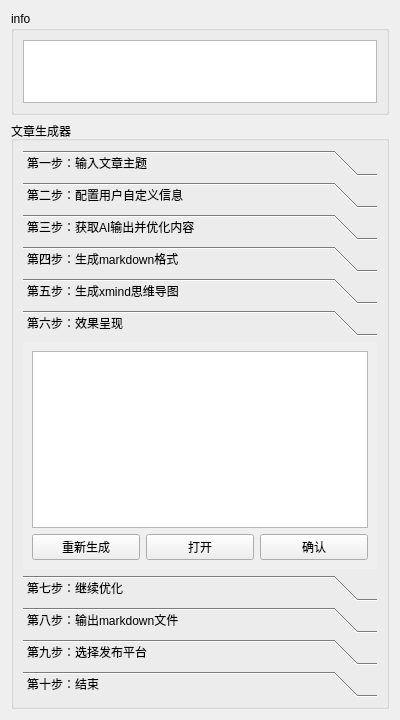
<?xml version="1.0" encoding="UTF-8"?>
<ui version="4.0">
 <class>CCAI_Writer</class>
 <widget class="QWidget" name="CCAI_Writer">
  <property name="geometry">
   <rect>
    <x>0</x>
    <y>0</y>
    <width>400</width>
    <height>720</height>
   </rect>
  </property>
  <property name="minimumSize">
   <size>
    <width>360</width>
    <height>720</height>
   </size>
  </property>
  <property name="windowTitle">
   <string>Form</string>
  </property>
  <layout class="QVBoxLayout" name="verticalLayout">
   <item>
    <widget class="QGroupBox" name="groupBox_info">
     <property name="minimumSize">
      <size>
       <width>0</width>
       <height>80</height>
      </size>
     </property>
     <property name="maximumSize">
      <size>
       <width>16777215</width>
       <height>120</height>
      </size>
     </property>
     <property name="title">
      <string>info</string>
     </property>
     <layout class="QVBoxLayout" name="verticalLayout_3">
      <item>
       <widget class="QTextBrowser" name="textBrowser_info"/>
      </item>
     </layout>
    </widget>
   </item>
   <item>
    <widget class="QGroupBox" name="groupBox_ccai_writer">
     <property name="title">
      <string>文章生成器</string>
     </property>
     <layout class="QVBoxLayout" name="verticalLayout_2">
      <item>
       <widget class="QToolBox" name="toolBox_ccai_writer">
        <property name="currentIndex">
         <number>5</number>
        </property>
        <widget class="QWidget" name="page_ccai_writer_1">
         <property name="geometry">
          <rect>
           <x>0</x>
           <y>0</y>
           <width>354</width>
           <height>272</height>
          </rect>
         </property>
         <attribute name="label">
          <string>第一步：输入文章主题</string>
         </attribute>
         <layout class="QGridLayout" name="gridLayout">
          <item row="5" column="0" colspan="2">
           <widget class="QTextEdit" name="textEdit_ccai_writer_1_content"/>
          </item>
          <item row="4" column="0">
           <widget class="QLabel" name="label_ccai_writer_1_content">
            <property name="text">
             <string>内容:</string>
            </property>
           </widget>
          </item>
          <item row="2" column="0">
           <widget class="QLabel" name="label_ccai_writer_1_title">
            <property name="text">
             <string>标题:</string>
            </property>
           </widget>
          </item>
          <item row="6" column="0">
           <widget class="QPushButton" name="pushButton_ccai_writer_1_random">
            <property name="text">
             <string>随机主题</string>
            </property>
           </widget>
          </item>
          <item row="6" column="1">
           <widget class="QPushButton" name="pushButton_ccai_writer_1_confirm">
            <property name="text">
             <string>确认</string>
            </property>
           </widget>
          </item>
          <item row="3" column="0" colspan="2">
           <widget class="QTextEdit" name="textEdit_ccai_writer_1_title">
            <property name="maximumSize">
             <size>
              <width>16777215</width>
              <height>30</height>
             </size>
            </property>
           </widget>
          </item>
         </layout>
        </widget>
        <widget class="QWidget" name="page_ccai_writer_2">
         <property name="geometry">
          <rect>
           <x>0</x>
           <y>0</y>
           <width>354</width>
           <height>249</height>
          </rect>
         </property>
         <attribute name="label">
          <string>第二步：配置用户自定义信息</string>
         </attribute>
         <layout class="QGridLayout" name="gridLayout_2">
          <item row="0" column="0">
           <widget class="QLabel" name="label_ccai_writer_2">
            <property name="text">
             <string>文章中需要存在的自定义内容</string>
            </property>
           </widget>
          </item>
          <item row="1" column="0" colspan="2">
           <widget class="QTextEdit" name="textEdit_ccai_writer_2"/>
          </item>
          <item row="2" column="0">
           <widget class="QPushButton" name="pushButton_ccai_writer_2_default">
            <property name="text">
             <string>默认</string>
            </property>
           </widget>
          </item>
          <item row="2" column="1">
           <widget class="QPushButton" name="pushButton_ccai_writer_2_confirm">
            <property name="text">
             <string>确认</string>
            </property>
           </widget>
          </item>
         </layout>
        </widget>
        <widget class="QWidget" name="page_ccai_writer_3">
         <property name="geometry">
          <rect>
           <x>0</x>
           <y>0</y>
           <width>354</width>
           <height>249</height>
          </rect>
         </property>
         <attribute name="label">
          <string>第三步：获取AI输出并优化内容</string>
         </attribute>
         <layout class="QGridLayout" name="gridLayout_3">
          <item row="0" column="0" colspan="2">
           <widget class="QLabel" name="label_ccai_writer_3">
            <property name="text">
             <string>优化建议</string>
            </property>
           </widget>
          </item>
          <item row="2" column="0">
           <widget class="QPushButton" name="pushButton_ccai_writer_3_regenerate">
            <property name="text">
             <string>重新生成</string>
            </property>
           </widget>
          </item>
          <item row="2" column="1">
           <widget class="QPushButton" name="pushButton_ccai_writer_3_open">
            <property name="text">
             <string>打开预览文件</string>
            </property>
           </widget>
          </item>
          <item row="2" column="2">
           <widget class="QPushButton" name="pushButton_ccai_writer_3_optimize">
            <property name="text">
             <string>输入优化</string>
            </property>
           </widget>
          </item>
          <item row="2" column="3">
           <widget class="QPushButton" name="pushButton_ccai_writer_3_confirm">
            <property name="text">
             <string>确认</string>
            </property>
           </widget>
          </item>
          <item row="1" column="0" colspan="4">
           <widget class="QTextEdit" name="textEdit_ccai_writer_3_optimize"/>
          </item>
         </layout>
        </widget>
        <widget class="QWidget" name="page_ccai_writer_4">
         <property name="geometry">
          <rect>
           <x>0</x>
           <y>0</y>
           <width>337</width>
           <height>238</height>
          </rect>
         </property>
         <attribute name="label">
          <string>第四步：生成markdown格式</string>
         </attribute>
         <layout class="QGridLayout" name="gridLayout_4">
          <item row="0" column="0" colspan="2">
           <widget class="QTabWidget" name="tabWidget_ccai_writer_4">
            <property name="currentIndex">
             <number>0</number>
            </property>
            <widget class="QWidget" name="tab_ccai_writer_4_base">
             <attribute name="title">
              <string>基础配置</string>
             </attribute>
             <layout class="QGridLayout" name="gridLayout_5">
              <item row="0" column="0">
               <widget class="QLabel" name="label_ccai_writer_4_base_path">
                <property name="text">
                 <string>生成路径</string>
                </property>
               </widget>
              </item>
              <item row="4" column="1" colspan="2">
               <widget class="QComboBox" name="comboBox_writer_4_base_articleheader"/>
              </item>
              <item row="3" column="1" colspan="2">
               <widget class="QComboBox" name="comboBox_ccai_writer_4_base_catalogue"/>
              </item>
              <item row="2" column="1" colspan="2">
               <widget class="QComboBox" name="comboBox_ccai_writer_4_base_cover"/>
              </item>
              <item row="0" column="2">
               <widget class="QPushButton" name="pushButton_ccai_writer_4_base_path">
                <property name="text">
                 <string>选择路径</string>
                </property>
               </widget>
              </item>
              <item row="5" column="1" colspan="2">
               <widget class="QComboBox" name="comboBox_writer_4_base_articlefooter"/>
              </item>
              <item row="0" column="1">
               <widget class="QLineEdit" name="lineEdit_ccai_writer_4_base_path"/>
              </item>
              <item row="5" column="0">
               <widget class="QLabel" name="label_ccai_writer_4_base_articlefooter">
                <property name="text">
                 <string>配置文章尾部</string>
                </property>
               </widget>
              </item>
              <item row="4" column="0">
               <widget class="QLabel" name="label_ccai_writer_4_base_articleheader">
                <property name="text">
                 <string>配置文章头部</string>
                </property>
               </widget>
              </item>
              <item row="3" column="0">
               <widget class="QLabel" name="label_ccai_writer_4_base_catalogue">
                <property name="text">
                 <string>目录配置</string>
                </property>
               </widget>
              </item>
              <item row="2" column="0">
               <widget class="QLabel" name="label_ccai_writer_4_base_cover">
                <property name="text">
                 <string>文章封面</string>
                </property>
               </widget>
              </item>
             </layout>
            </widget>
            <widget class="QWidget" name="tab_ccai_writer_4_expand">
             <attribute name="title">
              <string>更多配置</string>
             </attribute>
            </widget>
           </widget>
          </item>
          <item row="1" column="0">
           <widget class="QPushButton" name="pushButton_ccai_writer_4_default">
            <property name="text">
             <string>默认配置</string>
            </property>
           </widget>
          </item>
          <item row="1" column="1">
           <widget class="QPushButton" name="pushButton_ccai_writer_4_confirm">
            <property name="text">
             <string>确认</string>
            </property>
           </widget>
          </item>
         </layout>
        </widget>
        <widget class="QWidget" name="page_ccai_writer_5">
         <property name="geometry">
          <rect>
           <x>0</x>
           <y>0</y>
           <width>354</width>
           <height>253</height>
          </rect>
         </property>
         <attribute name="label">
          <string>第五步：生成xmind思维导图</string>
         </attribute>
         <layout class="QGridLayout" name="gridLayout_6">
          <item row="0" column="0">
           <widget class="QLabel" name="label_ccai_writer_5_path">
            <property name="text">
             <string>生成路径</string>
            </property>
           </widget>
          </item>
          <item row="1" column="0" colspan="4">
           <widget class="QTextBrowser" name="textBrowser_ccai_writer_5">
            <property name="html">
             <string>&lt;!DOCTYPE HTML PUBLIC &quot;-//W3C//DTD HTML 4.0//EN&quot; &quot;http://www.w3.org/TR/REC-html40/strict.dtd&quot;&gt;
&lt;html&gt;&lt;head&gt;&lt;meta name=&quot;qrichtext&quot; content=&quot;1&quot; /&gt;&lt;meta charset=&quot;utf-8&quot; /&gt;&lt;style type=&quot;text/css&quot;&gt;
p, li { white-space: pre-wrap; }
hr { height: 1px; border-width: 0; }
li.unchecked::marker { content: &quot;\2610&quot;; }
li.checked::marker { content: &quot;\2612&quot;; }
&lt;/style&gt;&lt;/head&gt;&lt;body style=&quot; font-family:'Microsoft YaHei UI'; font-size:9pt; font-weight:400; font-style:normal;&quot;&gt;
&lt;p style=&quot; margin-top:0px; margin-bottom:0px; margin-left:0px; margin-right:0px; -qt-block-indent:0; text-indent:0px;&quot;&gt;111&lt;/p&gt;&lt;/body&gt;&lt;/html&gt;</string>
            </property>
           </widget>
          </item>
          <item row="0" column="3">
           <widget class="QPushButton" name="pushButton_ccai_writer_5_path">
            <property name="text">
             <string>选择路径</string>
            </property>
           </widget>
          </item>
          <item row="2" column="3">
           <widget class="QPushButton" name="pushButton_ccai_writer_5_confirm">
            <property name="text">
             <string>确认</string>
            </property>
           </widget>
          </item>
          <item row="0" column="2">
           <widget class="QLineEdit" name="lineEdit_ccai_writer_5_path"/>
          </item>
          <item row="2" column="0">
           <widget class="QPushButton" name="pushButton_ccai_writer_5_skip">
            <property name="text">
             <string>跳过</string>
            </property>
           </widget>
          </item>
          <item row="2" column="2">
           <widget class="QPushButton" name="pushButton_ccai_writer_5_generate">
            <property name="text">
             <string>生成</string>
            </property>
           </widget>
          </item>
         </layout>
        </widget>
        <widget class="QWidget" name="page_ccai_writer_6">
         <property name="geometry">
          <rect>
           <x>0</x>
           <y>0</y>
           <width>354</width>
           <height>272</height>
          </rect>
         </property>
         <attribute name="label">
          <string>第六步：效果呈现</string>
         </attribute>
         <layout class="QGridLayout" name="gridLayout_7">
          <item row="1" column="1">
           <widget class="QPushButton" name="pushButton_ccai_writer_6_open">
            <property name="text">
             <string>打开</string>
            </property>
           </widget>
          </item>
          <item row="0" column="0" colspan="3">
           <widget class="QTextBrowser" name="textBrowser_ccai_writer_6"/>
          </item>
          <item row="1" column="2">
           <widget class="QPushButton" name="pushButton_ccai_writer_6_confirm">
            <property name="text">
             <string>确认</string>
            </property>
           </widget>
          </item>
          <item row="1" column="0">
           <widget class="QPushButton" name="pushButton_ccai_writer_6_regenerate">
            <property name="text">
             <string>重新生成</string>
            </property>
           </widget>
          </item>
         </layout>
        </widget>
        <widget class="QWidget" name="page_ccai_writer_7">
         <property name="geometry">
          <rect>
           <x>0</x>
           <y>0</y>
           <width>337</width>
           <height>252</height>
          </rect>
         </property>
         <attribute name="label">
          <string>第七步：继续优化</string>
         </attribute>
         <layout class="QGridLayout" name="gridLayout_8">
          <item row="0" column="0" colspan="2">
           <widget class="QGroupBox" name="groupBox_ccai_writer_7">
            <property name="title">
             <string>配置</string>
            </property>
            <layout class="QGridLayout" name="gridLayout_9">
             <item row="2" column="3" colspan="3">
              <widget class="QComboBox" name="comboBox_ccai_writer_7_xmind">
               <item>
                <property name="text">
                 <string>思维导图</string>
                </property>
               </item>
               <item>
                <property name="text">
                 <string>无</string>
                </property>
               </item>
              </widget>
             </item>
             <item row="0" column="3" colspan="3">
              <widget class="QComboBox" name="comboBox_ccai_writer_7_catalogue">
               <item>
                <property name="text">
                 <string>目录</string>
                </property>
               </item>
               <item>
                <property name="text">
                 <string>无目录</string>
                </property>
               </item>
              </widget>
             </item>
             <item row="4" column="3" colspan="3">
              <widget class="QComboBox" name="comboBox_ccai_writer_7_usercontent">
               <item>
                <property name="text">
                 <string>用户自定义</string>
                </property>
               </item>
               <item>
                <property name="text">
                 <string>无</string>
                </property>
               </item>
              </widget>
             </item>
             <item row="5" column="3" colspan="3">
              <widget class="QComboBox" name="comboBox_ccai_writer_7_article">
               <item>
                <property name="text">
                 <string>文章</string>
                </property>
               </item>
               <item>
                <property name="text">
                 <string>无</string>
                </property>
               </item>
              </widget>
             </item>
             <item row="3" column="0">
              <widget class="QLabel" name="label_ccai_writer_7">
               <property name="text">
                <string>文章结构</string>
               </property>
              </widget>
             </item>
             <item row="3" column="3" colspan="3">
              <widget class="QComboBox" name="comboBox_ccai_writer_7_articleheader">
               <item>
                <property name="text">
                 <string>文首</string>
                </property>
               </item>
               <item>
                <property name="text">
                 <string>无</string>
                </property>
               </item>
              </widget>
             </item>
             <item row="6" column="3" colspan="3">
              <widget class="QComboBox" name="comboBox_ccai_writer_7_articlefooter">
               <item>
                <property name="text">
                 <string>文末</string>
                </property>
               </item>
               <item>
                <property name="text">
                 <string>无</string>
                </property>
               </item>
              </widget>
             </item>
             <item row="0" column="6">
              <spacer name="horizontalSpacer_ccai_writer_7">
               <property name="orientation">
                <enum>Qt::Orientation::Horizontal</enum>
               </property>
               <property name="sizeHint" stdset="0">
                <size>
                 <width>40</width>
                 <height>20</height>
                </size>
               </property>
              </spacer>
             </item>
            </layout>
           </widget>
          </item>
          <item row="1" column="0">
           <widget class="QPushButton" name="pushButton_ccai_writer_7_back">
            <property name="text">
             <string>上一步</string>
            </property>
           </widget>
          </item>
          <item row="1" column="1">
           <widget class="QPushButton" name="pushButton_ccai_writer_7_confirm">
            <property name="text">
             <string>确认</string>
            </property>
           </widget>
          </item>
         </layout>
        </widget>
        <widget class="QWidget" name="page_ccai_writer_8">
         <property name="geometry">
          <rect>
           <x>0</x>
           <y>0</y>
           <width>354</width>
           <height>232</height>
          </rect>
         </property>
         <attribute name="label">
          <string>第八步：输出markdown文件</string>
         </attribute>
         <layout class="QGridLayout" name="gridLayout_10">
          <item row="0" column="0">
           <widget class="QLabel" name="label_ccai_writer_8_path">
            <property name="text">
             <string>最终生成路径</string>
            </property>
           </widget>
          </item>
          <item row="0" column="1">
           <widget class="QLineEdit" name="lineEdit_ccai_writer_8_path"/>
          </item>
          <item row="0" column="2">
           <widget class="QPushButton" name="pushButton_ccai_writer_8_path">
            <property name="text">
             <string>选择路径</string>
            </property>
           </widget>
          </item>
          <item row="1" column="0">
           <widget class="QPushButton" name="pushButton_ccai_writer_8_back">
            <property name="text">
             <string>上一步</string>
            </property>
           </widget>
          </item>
          <item row="1" column="2">
           <widget class="QPushButton" name="pushButton_ccai_writer_8_confirm">
            <property name="text">
             <string>确认</string>
            </property>
           </widget>
          </item>
         </layout>
        </widget>
        <widget class="QWidget" name="page_ccai_writer_9">
         <property name="geometry">
          <rect>
           <x>0</x>
           <y>0</y>
           <width>354</width>
           <height>232</height>
          </rect>
         </property>
         <attribute name="label">
          <string>第九步：选择发布平台</string>
         </attribute>
         <layout class="QGridLayout" name="gridLayout_11">
          <item row="0" column="0">
           <widget class="QComboBox" name="comboBox_ccai_writer_9_platform">
            <item>
             <property name="text">
              <string>知乎</string>
             </property>
            </item>
            <item>
             <property name="text">
              <string>CSDN</string>
             </property>
            </item>
            <item>
             <property name="text">
              <string>公众号</string>
             </property>
            </item>
           </widget>
          </item>
          <item row="0" column="1">
           <widget class="QPushButton" name="pushButton_ccai_writer_9_platform">
            <property name="text">
             <string>去发布</string>
            </property>
           </widget>
          </item>
          <item row="1" column="0">
           <widget class="QPushButton" name="pushButton_ccai_writer_9_back">
            <property name="text">
             <string>上一步</string>
            </property>
           </widget>
          </item>
          <item row="1" column="1">
           <widget class="QPushButton" name="pushButton_ccai_writer_9_confirm">
            <property name="text">
             <string>确认</string>
            </property>
           </widget>
          </item>
         </layout>
        </widget>
        <widget class="QWidget" name="page_ccai_writer_10">
         <property name="geometry">
          <rect>
           <x>0</x>
           <y>0</y>
           <width>354</width>
           <height>238</height>
          </rect>
         </property>
         <attribute name="label">
          <string>第十步：结束</string>
         </attribute>
         <layout class="QGridLayout" name="gridLayout_12">
          <item row="2" column="0">
           <widget class="QPushButton" name="pushButton_ccai_writer_10_retry">
            <property name="text">
             <string>再来一篇</string>
            </property>
           </widget>
          </item>
          <item row="2" column="1">
           <widget class="QPushButton" name="pushButton_ccai_writer_10_confirm">
            <property name="text">
             <string>完成</string>
            </property>
           </widget>
          </item>
          <item row="1" column="0" colspan="2">
           <widget class="QTextBrowser" name="textBrowser_ccai_writer_10"/>
          </item>
         </layout>
        </widget>
       </widget>
      </item>
     </layout>
    </widget>
   </item>
  </layout>
 </widget>
 <resources/>
 <connections/>
</ui>
